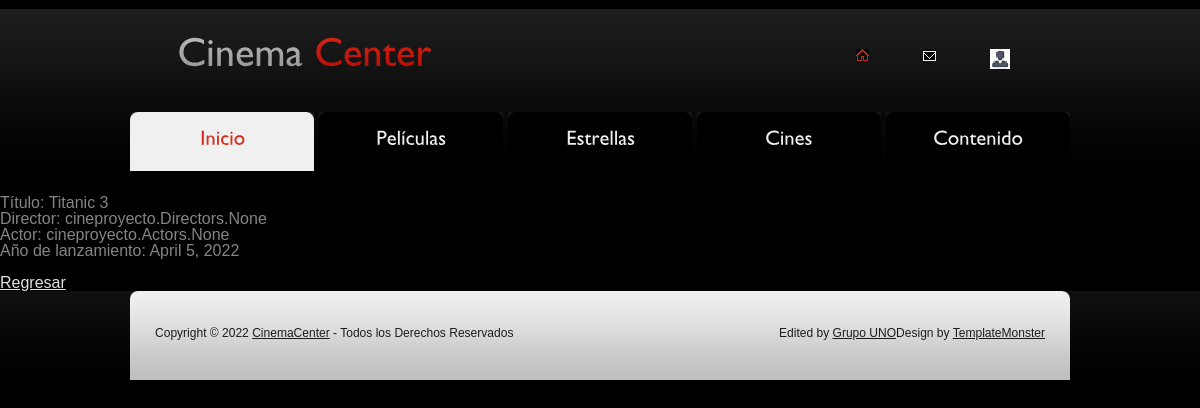
Page /cineproyecto/movie-detail/2 on the earlier database version.
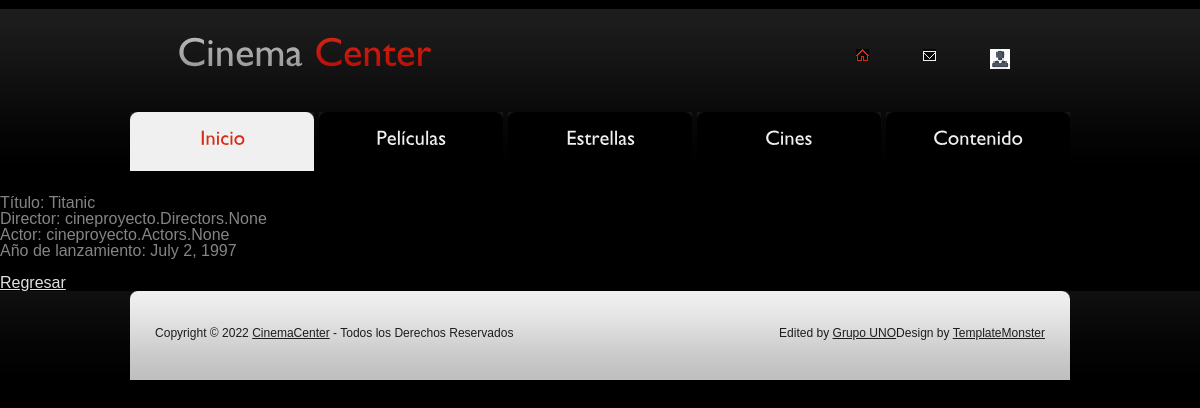
Same page on the later database version.
### cineproyecto/models.py (models this page shows, shortened)
class Movies(models.Model):
    name = models.CharField("Título",max_length=30)
    date = models.DateField("FechaLanzamiento")
    act = models.ManyToManyField(Actors)
    dir = models.ManyToManyField(Directors)
    class Meta:
        verbose_name = "Película"
        verbose_name_plural = "Películas"
        unique_together = ["name","date",]

### cineproyecto/views.py (the view)
# urls.py: path('movie-detail/<pk>', DetailMovies.as_view(), name = "Detalles"),
class DetailMovies(DetailView):
    model = Movies
    template_name = "detail-movie.html"

### cineproyecto/templates/detail-movie.html
{% extends 'main-template.html' %}
    {% block contenido %}
        <br><br>
        Título: {{object.name}}<br>
        Director: {{object.dir}}<br>
        Actor: {{object.act}}<br>
        Año de lanzamiento: {{object.date}}
        <br><br>
        <a href='{% url "Movieslist" %}'> Regresar </a>
    {% endblock contenido %}

Differences in the rows shown:
changed Movies "cineproyecto.Directors.None": name "Titanic 3" → "Titanic"; date "April 5, 2022" → "July 2, 1997"
